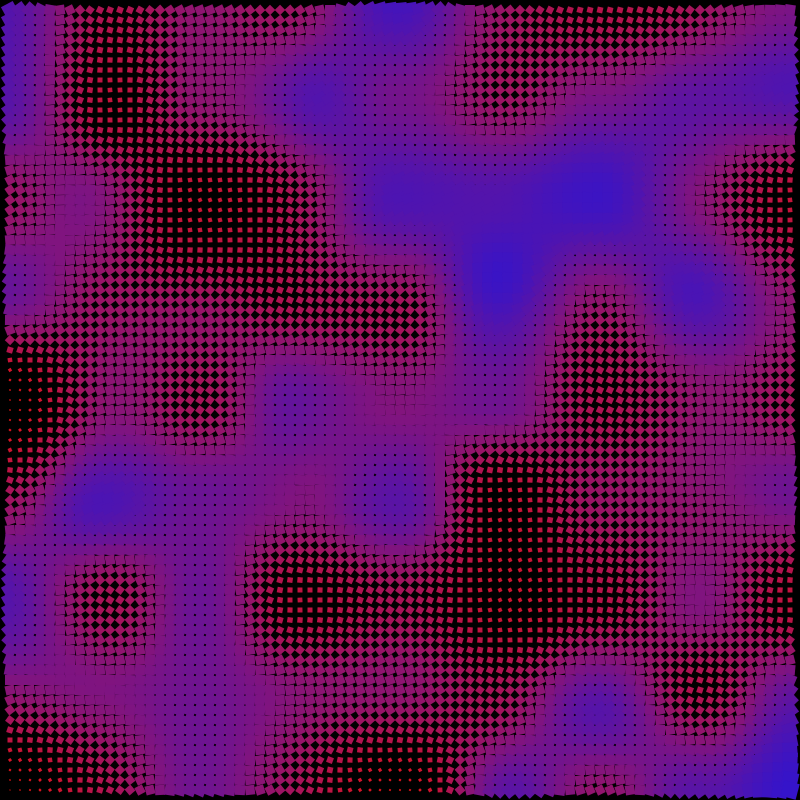
Frame 1 (no input)
Frame 60 (no input): identical to frame 1, image omitted
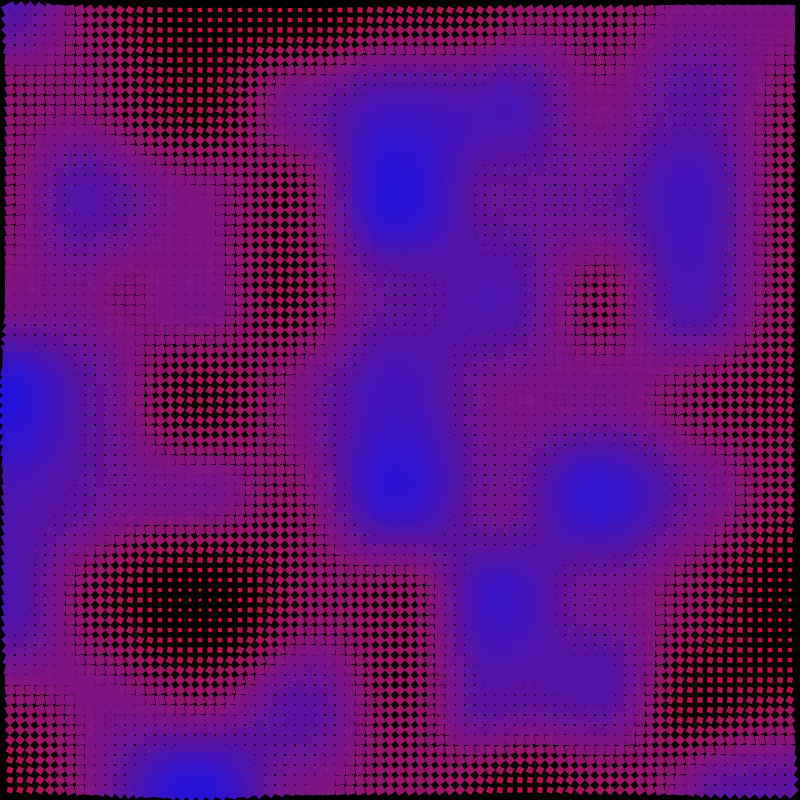
Frame 120 (the mouse pressed at the canvas centre since frame 60)

The p5.js sketch that drew these frames (run headless with seeded random() and noise() and a simulated clock; from frame 60 on, the mouse is pressed at the canvas centre):

// p5.js sketch
// ── sketch.js
/* 
Inspired by Levente Sandor's Nervous Waves 2
*/

let density = 20;
 


function setup() {
  createCanvas(800, 800);
  fill(0);
  noStroke();
  rectMode(CENTER);
  frameRate(30);
  noiseDetail(2, 0.9);
}

function draw() {
  background(0);
  
  drawGrid(density);

}

function drawGrid(density){
    for (let x = 10; x < width; x += 10) {
    for (let y = 10; y < height; y += 10) {
      let n = noise(x * 0.005, y * 0.005, mouseX * 0.005, mouseY * 0.005);
      let c1 = map(n, 0, 1, 0, 255);
      let c2 = 255 - c1;
      fill(c2, 20, c1);
      push();
      translate(x, y);
      rotate(TWO_PI * n);
      scale(density * n);
      rect(0, 0, 1, 1);
      pop();
    }
  }
}
